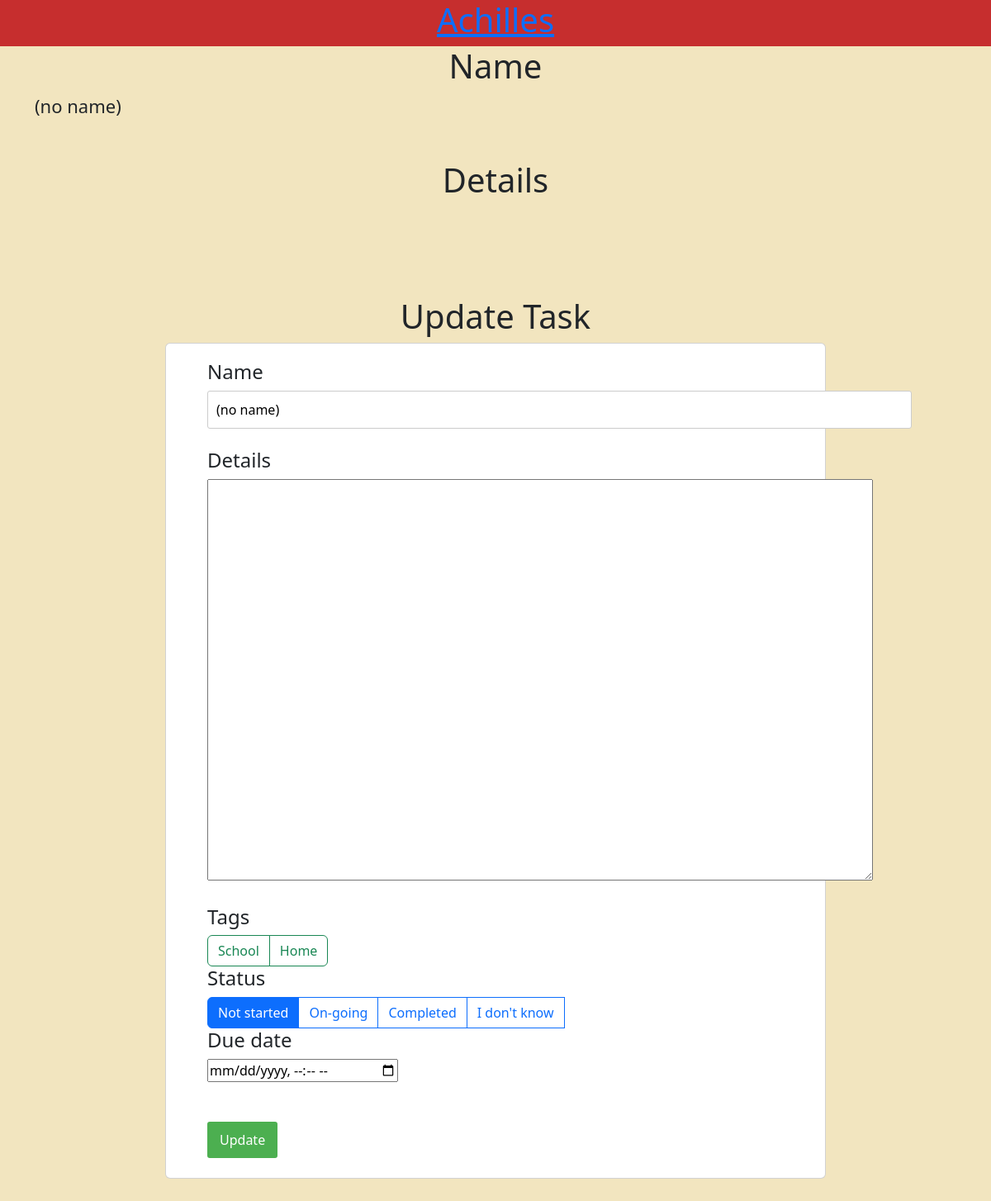
Screenshot of /update/1 with the database file from the repository.
### tables this page shows
CREATE TABLE Tasks (
    TID INTEGER PRIMARY KEY AUTOINCREMENT,
    Name VARCHAR(255) NOT NULL DEFAULT 'no name',
    Details VARCHAR(255) DEFAULT NULL,
    SID INTEGER DEFAULT 0 NOT NULL,
    DueDate datetime,
    FOREIGN KEY (SID) REFERENCES Statuses(SID)
);

CREATE TABLE Tags (
    TID INTEGER PRIMARY KEY AUTOINCREMENT,
    Name VARCHAR(255) UNIQUE
);

CREATE TABLE Statuses (
    SID INTEGER PRIMARY KEY AUTOINCREMENT,
    Name VARCHAR(255) UNIQUE
);

### app.py (the view)
@app.route('/update/<int:id>', methods=['GET', 'POST'])
def update(id):
    if request.method == 'POST':
        cont = request.form['con']
        det = request.form['det']
        opt = int(request.form['opt'])
        date = request.form['date']
        if cont == "":
            cont = "(no name)"
        try:
            gg = ()
            if len(date) == 0:
                gg = (cont, det, opt, id)
                cur.execute("UPDATE Tasks SET Name = ?, Details = ?, SID = ? WHERE TID = ?", gg)
            else:
                gg = (cont, det, opt, datetime.strptime(date, "%Y-%m-%dT%H:%M"), id)
                cur.execute("UPDATE Tasks SET Name = ?, Details = ?, SID = ?, DueDate = ? WHERE TID = ?", gg)
            cur.execute("DELETE FROM TaskTags WHERE TaskID = ?", (id,))
            for i in request.form:
                if 'tag' in i:
                    cur.execute("INSERT INTO TaskTags (TaskID, TagID) VALUES (?, ?)",(id, request.form[i]))
            con.commit()
            return redirect('/')
        except:
            return render_template('error.html', s="There was an error")
    else:
        item = raww(f"SELECT * FROM Tasks WHERE TID = {id}")
        status = raww("SELECT * FROM Statuses")
        tags = raww("SELECT * FROM Tags")
        tt = raww("SELECT * FROM TaskTags")
        if len(item) == 0:
            return render_template('error.html', s="Task ID invalid")
        item = item[0]
        return render_template('update.html', item=item, status=status, tags=tags,tt=tt)

### db.py (called while the page is built)
def raww(query):
    res = cur.execute(query)
    res = res.fetchall()
    con.commit()
    return res

### templates/update.html (shortened to what this page needs)
{% extends 'base.html' %}
{% block body %}
<div class="container">
    <h1>Name</h1>
    <p>{{item[1]}}</p><br />
    <h1>Details</h1>
    <p>{{item[2]}}</p><br />
</div>
<div class="content pt-5">
    <h1>Update Task</h1>
    <div class="card g-4 ex1">
        <form action="/update/{{item[0]}}" method="POST">
            <h4>Name</h4>
            <div>
                <input type="text" name="con" id="content" value="{{item[1]}}" size="85%">
            </div>
            <br />
            <h4>Details</h4>
            <div>
                <a><textarea rows="20%" cols="85%" name="det" id="det">{{item[2]}}</textarea></a>
            </div>
            <br />
            <h4>Tags</h4>
            <div class="btn-group" role="group" aria-label="Basic checkbox toggle button group">
                {% for tag in tags %}
                <label class="btn btn-outline-success" for="btncheck{{tag[0]}}">{{tag[1]}}</label>
                {% endfor %}
            </div>
            <h4>Status</h4>
            <div class="btn-group" role="group" aria-label="Basic radio toggle button group">
                {% for i in status %}
                <label class="btn btn-outline-primary" for="status{{i[0]}}">{{i[1]}}</label>
                <br />
                {% endfor %}
            </div>
            <h4>Due date</h4>
            <input type="datetime-local" name="date" value="{{item[4]}}" id="deadline">
            <br />
            <br />
            <br />
            <input type="submit" value="Update">
            <br />
            <br />
        </form>
    </div>
</div>
{% endblock %}

### static/css/main.css (style rules this page uses)
body { font-family: "Roboto", Arial, sans-serif; margin: 0; padding: 0; text-rendering: optimizeLegibility; display: flex; flex-direction: column; justify-content: center; }
.content { max-width: 70%; margin: 20px auto; padding: 20px; }
h1 { text-align: center; margin-bottom: 20px; }
form { margin-top: 20px; }
input[type="text"] { padding: 10px; border: 1px solid #ccc; border-radius: 3px; }
input[type="submit"] { padding: 10px 15px; background-color: #4caf50; color: white; border: none; cursor: pointer; border-radius: 3px; }
a { text-decoration: none; color: #333; }
.container { display: block; position: relative; padding-left: 35px; margin-bottom: 12px; cursor: pointer; font-size: 22px; -webkit-user-select: none; -moz-user-select: none; -ms-user-select: none; user-select: none; }

### templates/base.html (style rules this page uses)
div.ex1 { padding-left: 50px; }

### rows the page displays
Tasks: Name "(no name)", con "(no name)"
Tags: Name "School"
Tags: Name "Home"
Statuses: Name "Not started"
Statuses: Name "On-going"
Statuses: Name "Completed"
Statuses: Name "I don't know"
